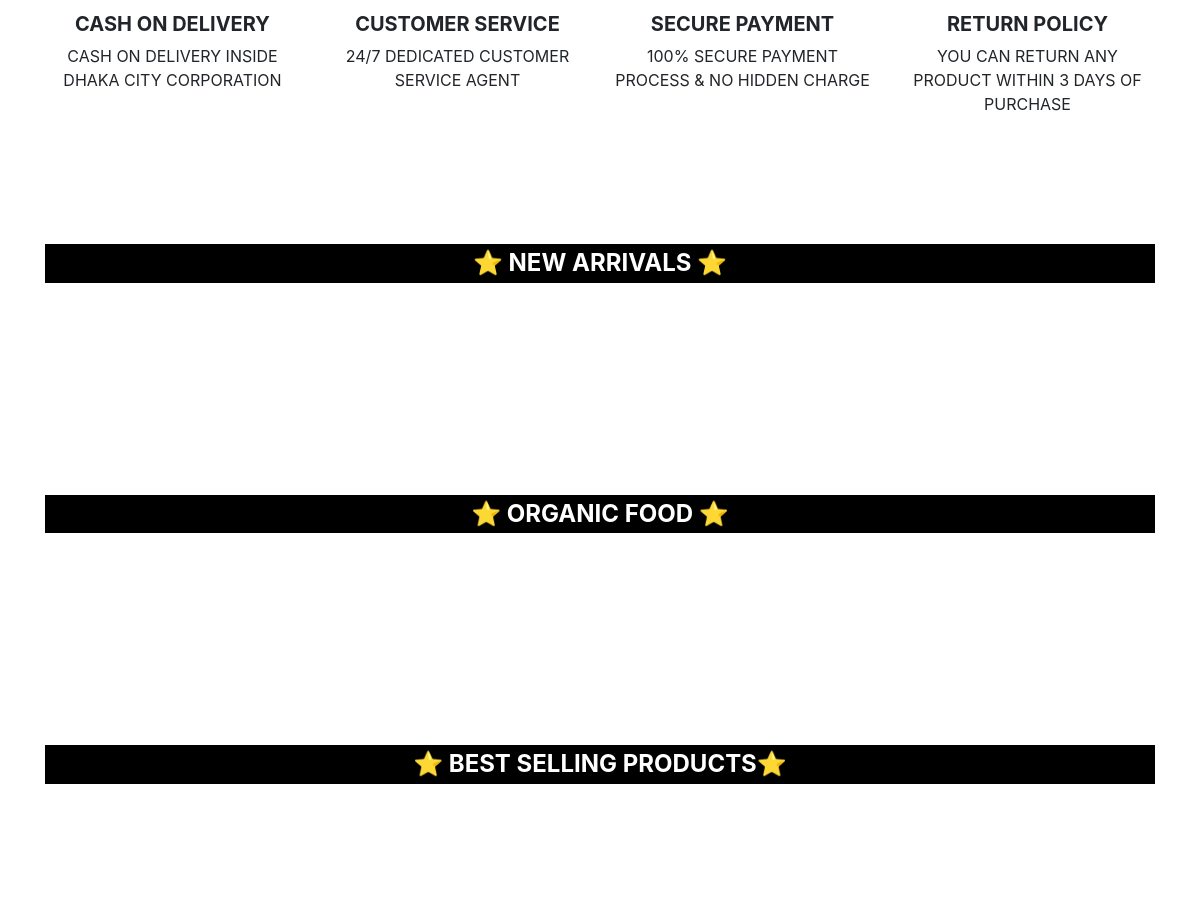
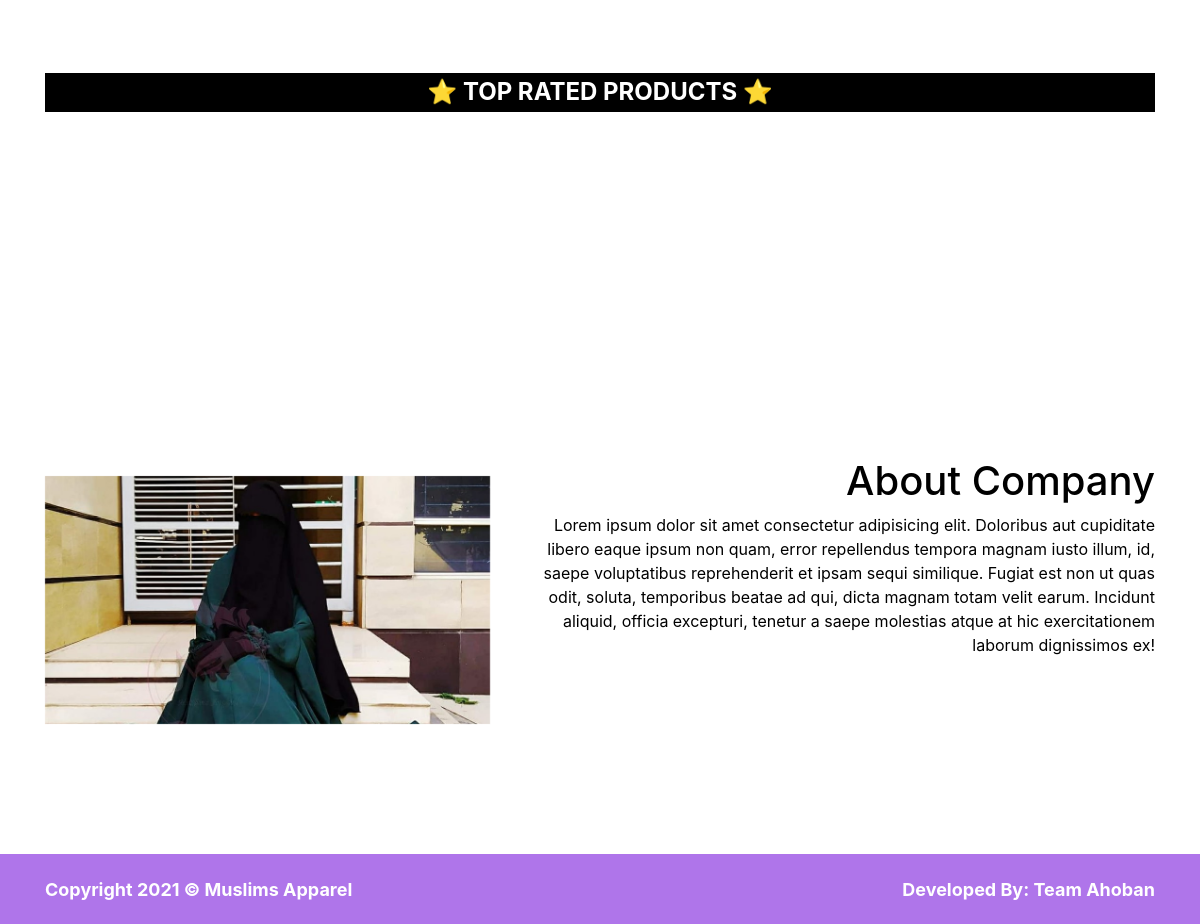
Before: / (lower part) with the older database file (2 pictures, top to bottom).
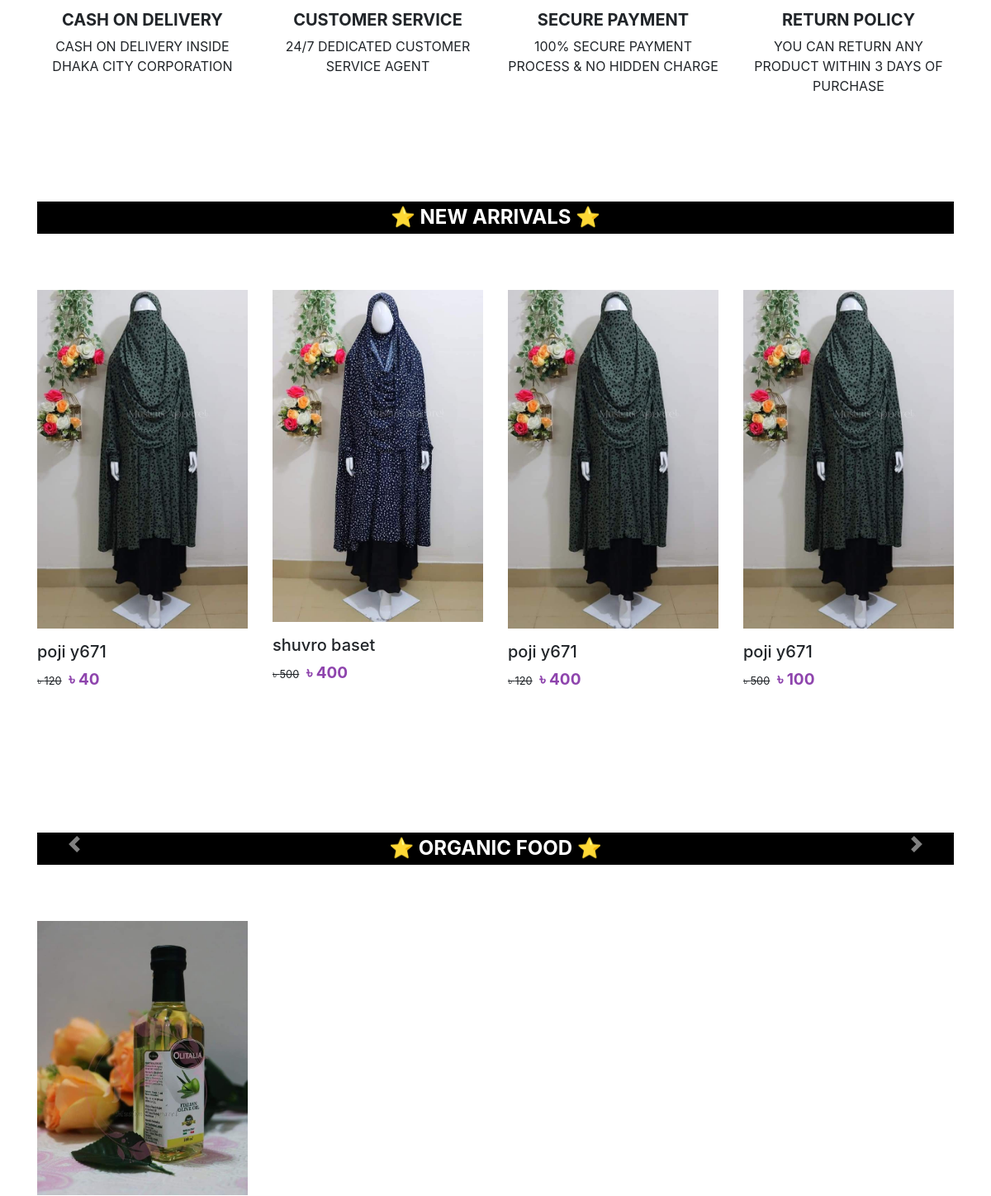
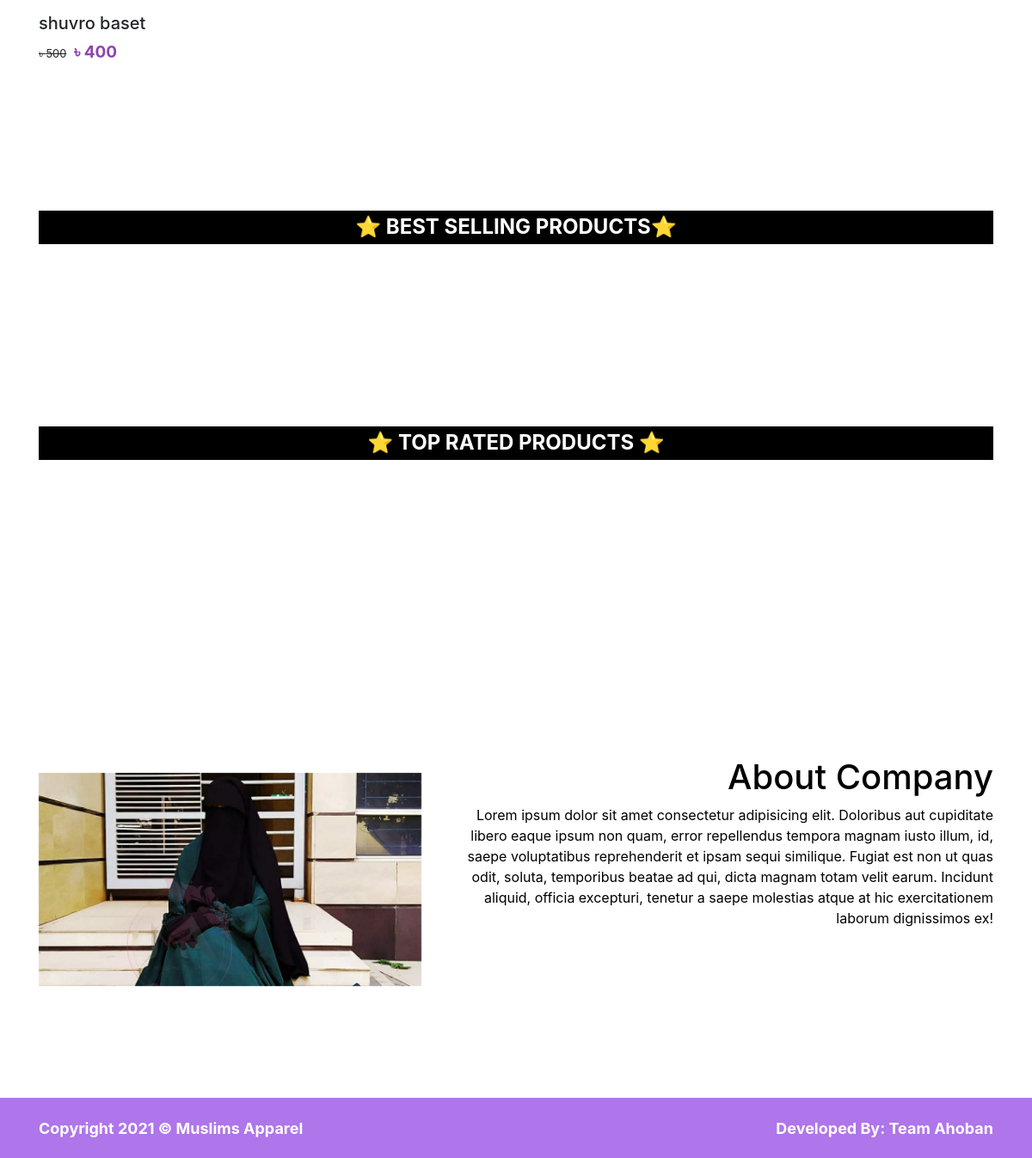
After: the same page with the newer database file (2 pictures, top to bottom).
### product_app/models.py (models this page shows, shortened)
class Product(models.Model):
    CATEGORY = (
        ('NEW ARRIVALS', 'NEW ARRIVALS'),
        ('ORGANIC FOOD', 'ORGANIC FOOD'),
        ('BEST SELLING PRODUCTS', 'BEST SELLING PRODUCTS'),
        ('TOP RATED PRODUCTS', 'TOP RATED PRODUCTS'),
        ('KHILMAR', 'KHILMAR'),
        ('JILBAB', 'JILBAB'),
        ('ABAYA/BORKA', 'ABAYA/BORKA'),
        ('LINEN', 'LINEN'),
        ('COTTON', 'COTTON'),
        ('CAPE', 'CAPE'),
        ('NIQAB', 'NIQAB'),
        ('HAND GLOVES & SOCKS', 'HAND GLOVES & SOCKS'),
        ('SUNNAH ITEM', 'SUNNAH ITEM'),
        ('ORGANIC FOOD', 'ORGANIC FOOD'),
    )
    name = models.CharField(max_length=20)
    description = models.CharField(max_length=200)
    pro_img = models.ImageField(upload_to='product_images')
    price = models.CharField(max_length=10)
    updated_price = models.CharField(max_length=10, blank=True, null=True)
    category = models.CharField(max_length=200, choices=CATEGORY, default=CATEGORY[0])

### product_app/views.py (the view)
# urls.py: 2. Add a URL to urlpatterns:  path('', views.home, name='home')
def home(request):
    slider_ins = Slider.objects.all().order_by('-id')
    product_ins = Product.objects.all().order_by('-id')
    new_arrival_ins = Product.objects.filter(category='NEW ARRIVALS').order_by('-id')[:8]
    organic_food_ins = Product.objects.filter(category='ORGANIC FOOD').order_by('-id')[:8]
    best_selling_product_ins = Product.objects.filter(category='BEST SELLING PRODUCTS').order_by('-id')[:8]
    top_rated_products_ins = Product.objects.filter(category='TOP RATED PRODUCTS').order_by('-id')[:8]
    print(new_arrival_ins)
    context = {
        'products': product_ins,
        'sliders': slider_ins,
        'new_arrivals': new_arrival_ins,
        'organic_food_ins': organic_food_ins,
        'best_selling_product_ins': best_selling_product_ins,
        'top_rated_products_ins': top_rated_products_ins,
    }
    return render(request, 'home.html', context)

### templates/home.html (shortened to what this page needs)
{% extends 'main.html' %}
{% load static %}
{% block content %}
    <section>
        <div class="container">
                <a class="carousel-control-prev" href="#carouselExampleIndicators" role="button" data-slide="prev">
                    <span class="carousel-control-prev-icon" aria-hidden="true"></span>
                </a>
                <a class="carousel-control-next" href="#carouselExampleIndicators" role="button" data-slide="next">
                    <span class="carousel-control-next-icon" aria-hidden="true"></span>
                </a>
            </div>
    </section>
    <section class="services py-5 text-center" id="service-section">
        <div class="container">
            <div class="row">
                <div class="col-10 mx-auto col-md-6 col-lg-3 my-3">
                    <h5 class="font-weight-bold text-uppercase">CASH ON DELIVERY</h5>
                    <p class="text-capitalize">CASH ON DELIVERY INSIDE DHAKA CITY CORPORATION</p>
                </div>
                <div class="col-10 mx-auto col-md-6 col-lg-3 my-3">
                    <h5 class="font-weight-bold text-uppercase">CUSTOMER SERVICE</h5>
                    <p class="text-capitalize">24/7 DEDICATED CUSTOMER SERVICE AGENT</p>
                </div>
                <div class="col-10 mx-auto col-md-6 col-lg-3 my-3">
                    <h5 class="font-weight-bold text-uppercase">SECURE PAYMENT</h5>
                    <p class="text-capitalize">100% SECURE PAYMENT PROCESS & NO HIDDEN CHARGE</p>
                </div>
                <div class="col-10 mx-auto col-md-6 col-lg-3 my-3">
                    <h5 class="font-weight-bold text-uppercase">RETURN POLICY</h5>
                    <p class="text-capitalize">YOU CAN RETURN ANY PRODUCT WITHIN 3 DAYS OF PURCHASE</p>
                </div>
            </div>
        </div>
    </section>
    <section class="collection">
        <div class="container py-5">
            <h4 class="section-header text-center">&#11088 NEW ARRIVALS &#11088</h4>
            <div class="row py-5">
                {% for product in new_arrivals %}                        {% if product.category == 'NEW ARRIVALS' %}
                    <div class="single-card col-lg-3 col-md-4 col-sm-6 col-12">
                        <div class="card">
                            <img src="{{ product.pro_img.url }}" class="img-fluid mb-3" alt="">
                            <h5>{{ product.name }}</h5>
                            {% if product.updated_price %}
                                <p><small>
                                    <del>৳ {{ product.price }}</del>
                                    <span>৳ {{ product.updated_price }}</span>
                                </small></p>
                            {% else %}
                                <p><small>
                                    <span>৳ {{ product.price }}</span>
                                </small></p>
                            {% endif %}
                        </div>
                    </div>
                {% endif %}
                {% endfor %}
            </div>
        </div>
    </section>
    <section class="collection">
        <div class="container py-5">
            <h4 class="section-header text-center">&#11088 ORGANIC FOOD &#11088</h4>
            <div class="row py-5">
                {% for product in organic_food_ins %}
                    {% if product.category == 'ORGANIC FOOD' %}
                        <div class="single-card col-lg-3 col-md-4 col-sm-6 col-12">
                            <div class="card">
                                <img src="{{ product.pro_img.url }}" class="img-fluid mb-3" alt="">
                                <h5>{{ product.name }}</h5>
                                {% if product.updated_price %}
                                    <p><small>
                                        <del>৳ {{ product.price }}</del>
                                        <span>৳ {{ product.updated_price }}</span>
                                    </small></p>
                                {% else %}
                                    <p><small>
                                        <span>৳ {{ product.price }}</span>
                                    </small></p>
                                {% endif %}
                            </div>
                        </div>
                    {% endif %}
                {% endfor %}
            </div>
        </div>
    </section>
    <section class="collection">
        <div class="container py-5">
            <h4 class="section-header text-center">&#11088 BEST SELLING PRODUCTS&#11088 </h4>
            <div class="row py-5">
            </div>
        </div>
    </section>
    <section class="collection">
        <div class="container py-5">
            <h4 class="section-header text-center">&#11088 TOP RATED PRODUCTS &#11088</h4>
            <div class="row py-5">
            </div>
        </div>
    </section>
    <section id="about-sec">
        <div class="container">
            <div class="row align-items-center">
                <div class="col-lg-5 text-center">
                    <img src="{% static 'images/slider/slider1.jpg' %}" width="450" height="150"
                         class="img-fluid about-img">
                </div>
                <div class="col-lg-7 text-lg-right  text-center text-color about-text">
                    <h1>About Company</h1>
                    <p class="text">Lorem ipsum dolor sit amet consectetur adipisicing elit. Doloribus aut cupiditate
                        libero eaque ipsum non quam, error repellendus tempora magnam iusto illum, id, saepe
                        voluptatibus reprehenderit et ipsam sequi similique. Fugiat est non ut quas odit, soluta,
                        temporibus beatae ad qui, dicta magnam totam velit earum. Incidunt aliquid, officia excepturi,
                        tenetur a saepe molestias atque at hic exercitationem laborum dignissimos ex!</p>
                </div>
            </div>
        </div>
    </section>
{% endblock %}

### templates/main.html (shortened to what this page needs)
{% load static i18n %}
<!DOCTYPE html>
<html lang="en">
<head>
    <link rel="stylesheet" href="https://maxcdn.bootstrapcdn.com/bootstrap/4.0.0/css/bootstrap.min.css"
>
    <link rel="stylesheet" href="{% static 'css/style.css' %}">
    <link rel="stylesheet" href="{% static 'css/product.css' %}">
</head>
<body>
{% block content %}
{% endblock %}
{% include 'footer.html' %}
</body>
</html>

### templates/header.html (shortened to what this page needs)
{% load static %}

### templates/footer.html
{% load static %}
<section>
        <footer class="d-flex align-items-center">
            <div class="container d-flex justify-content-between">
                <span>Copyright 2021 © Muslims Apparel</span>
                <span>Developed By: <a href="#">Team Ahoban</a></span>
            </div>
        </footer>
</section>

### static/css/style.css (style rules this page uses)
.section-header { color: #fff; background-color: black; font-weight: 700; padding-top: 5px; padding-bottom: 5px; margin-bottom: 20px; }
.collection span { color: #8e44ad; font-size: 19px; font-weight: 700; padding-left: 5px; }
.single-card { margin-bottom: 10px; }
.card { border: none; }
.text-color { color: #000; }
.about-img { margin-top: 200px; margin-bottom: 130px; }
footer { height: 70px; background-color: #af75ea; color: #fff; font-size: 18px; font-weight: 700; }
footer a { text-decoration: none !important; color: #fff; }

Changed rows visible on the page:
added Product: pro_img (picture), name "poji y671", price "120", updated_price "40", shown under "⭐ NEW ARRIVALS ⭐"
added Product: pro_img (picture), name "shuvro baset", price "500", updated_price "400", shown under "⭐ NEW ARRIVALS ⭐"
added Product: pro_img (picture), name "poji y671", price "120", updated_price "400", shown under "⭐ NEW ARRIVALS ⭐"
added Product: pro_img (picture), name "poji y671", price "500", updated_price "100", shown under "⭐ NEW ARRIVALS ⭐"
added Product: pro_img (picture), name "shuvro baset", price "500", updated_price "400", shown under "⭐ ORGANIC FOOD ⭐"
